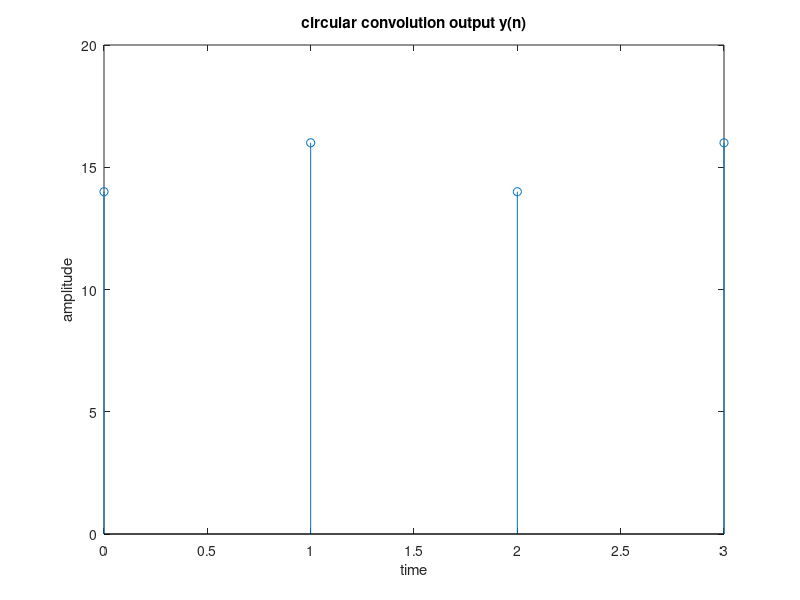

The MATLAB script that drew this image:
clc;
close all;
clear all;
x=[1 2 3 4]
h=[2 1 2 1]
N=max(length(x),length(h));

    for n=0:N-1
        y(n+1)=0;

        for k=0:N-1
i=n-k;

if i<0
    i=i+N;
end
        y(n+1)=y(n+1)+h(k+1)*x(i+1);
    end
end
    disp('circular convolution of x1&x2 is y=');
    disp(y);

    n1=0:N-1;
    stem(n1,y);
    xlabel('time');
    ylabel('amplitude');
    title('circular convolution output y(n)');
